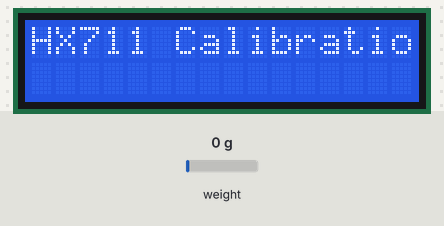
Simulated run of this sketch. Board: Arduino Uno, built with avr-gcc and run on an emulated ATmega328P. Parts: 16×2 character LCD. Inputs (shaded band) come from the test bench; at power-on: weight on the scale 0 g. What the sketch prints to the serial monitor is not drawn.

Above: at 0.1 s.
At 3.5 s:
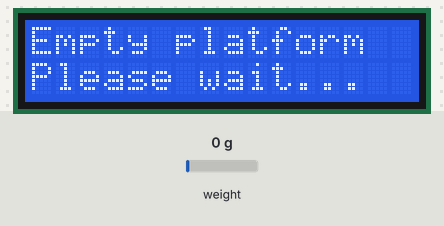
At 15.5 s:
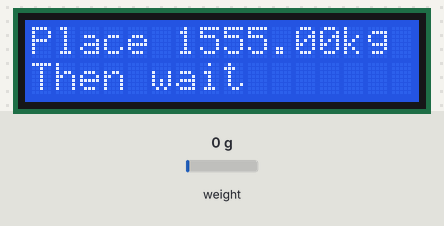
At 27.9 s:
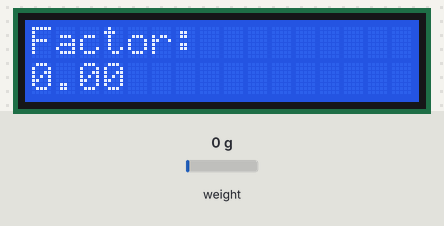
At 29.3 s:
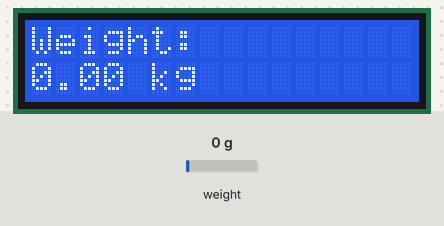

Measured:
- what the display in image 1 shows lasts 12.0 s, from 3.5 s to 15.5 s
- what the display in image 2 shows lasts 12.3 s, from 15.5 s to 27.8 s
- what the display in image 3 shows lasts 1.4 s, from 27.8 s to 29.2 s

The sketch:

calibration.ino
```cpp
#include <HX711.h>
#include <LiquidCrystal_I2C.h>

// Define pins for HX711
#define DOUT  4
#define CLK   5

// Initialize objects
HX711 scale;
LiquidCrystal_I2C lcd(0x27, 16, 2);

// Variables for calibration
long emptyValue = 0;
long weightValue = 0;
float testWeight = 1555; // Test weight in kg
bool firstPhase = true;
bool calibrationComplete = false;
float calibrationFactor = 0;

void setup() {
    Serial.begin(9600);

    // Initialize LCD
    lcd.init();
    lcd.backlight();
    lcd.print("HX711 Calibration");
    delay(2000);

    // Initialize HX711
    scale.begin(DOUT, CLK);
    scale.set_scale();
    scale.tare();

    Serial.println("Automatic HX711 Calibration:");
    Serial.println("1. Make sure the platform is empty");
    Serial.println("2. Wait 10 seconds for the first measurement");
}

void loop() {

  // Get the average of 10 readings instead of 5
  float weight = scale.get_units(3)/1000.0;

  // Additional filtering for small variations
  // Improved filtering with adjustable threshold and hysteresis
  #define FILTER_THRESHOLD 0.5    // Minimum variation threshold
  #define HYSTERESIS 0.1          // Hysteresis band for stability

  static float last_weight = 0;
  if(abs(weight - last_weight) > FILTER_THRESHOLD) {
      // If variation is significant, update
      last_weight = weight;
  } else if (abs(weight - last_weight) > HYSTERESIS) {
      // If within hysteresis band, keep previous value
      weight = last_weight;
  }

  {
    if (!calibrationComplete) {
        if (firstPhase) {
            // First phase - measuring empty platform
            lcd.clear();
            lcd.setCursor(0, 0);
            lcd.print("Empty platform");
            lcd.setCursor(0, 1);
            lcd.print("Please wait...");

            delay(10000); // Wait 10 seconds

            // Read average for empty platform
            emptyValue = scale.read_average(20);

            lcd.clear();
            lcd.setCursor(0, 0);
            lcd.print("Place ");
            lcd.print(testWeight);
            lcd.print("kg");
            lcd.setCursor(0, 1);
            lcd.print("Then wait");

            firstPhase = false;
            delay(10000);

        } else {
            // Second phase - measuring with weight
            weightValue = scale.read_average(20);

            // Calculate calibration factor
            calibrationFactor = (weightValue - emptyValue) / testWeight;

            // Display results
            lcd.clear();
            lcd.setCursor(0, 0);
            lcd.print("Factor:");
            lcd.setCursor(0, 1);
            lcd.print(calibrationFactor);

            Serial.println("\nCalibration results:");
            Serial.print("Empty value: ");
            Serial.println(emptyValue);
            Serial.print("Value with weight: ");
            Serial.println(weightValue);
            Serial.print("Calibration factor: ");
            Serial.println(calibrationFactor);
            Serial.println("\nUse this value in the main code:");
            Serial.print("scale.set_scale(");
            Serial.print(calibrationFactor);
            Serial.println(");");

            calibrationComplete = true;
        }
    } else {
        // After calibration - display measured weight
        scale.set_scale(calibrationFactor);
        float weight = scale.get_units(10);

        lcd.clear();
        lcd.setCursor(0, 0);
        lcd.print("Weight:");
        lcd.setCursor(0, 1);
        lcd.print(weight, 2);
        lcd.print(" kg");

        delay(1000);
    }
}
}
```
